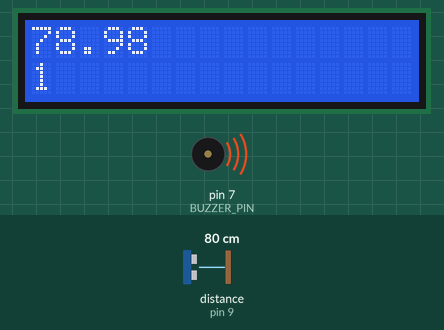
This sketch was run on a simulated Arduino Uno, built with avr-gcc and run on an emulated ATmega328P. Parts: 16×2 character LCD, buzzer (waves = sounding). Wiring (inferred from the names in the program): ultrasonic range finder: trigger pin 8; echo pin 9. The inputs (shaded band) are chosen by the test bench; at power-on: distance to the obstacle (sensor on pin 9) 80 cm. The echo pulse lasts 58.3 µs per cm; what the sketch prints to the serial monitor is not drawn.

Above: at 1.2 s.
1.3 s: distance to the obstacle (sensor on pin 9) set to 2 cm
At 1.48 s:
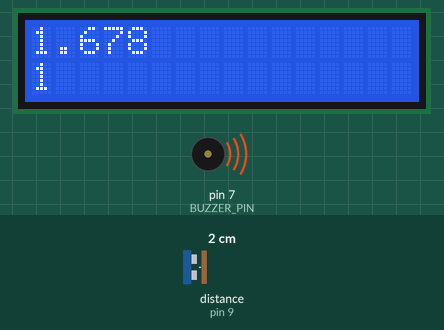
2.8 s: distance to the obstacle (sensor on pin 9) set to 9 cm
At 3.7 s:
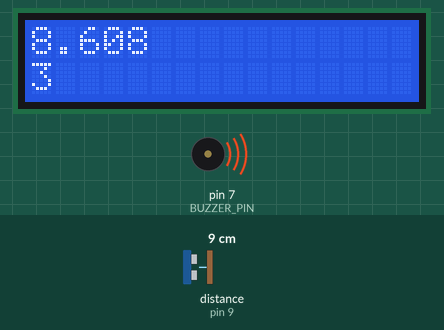
4.5 s: distance to the obstacle (sensor on pin 9) set to 18 cm
At 4.57 s:
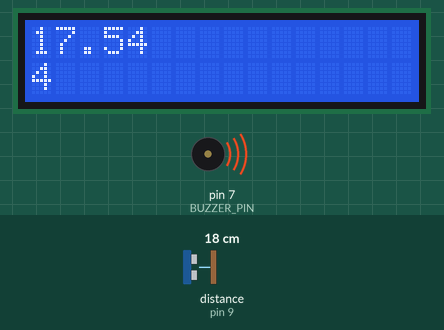
6.0 s: distance to the obstacle (sensor on pin 9) set to 250 cm
At 6.5 s:
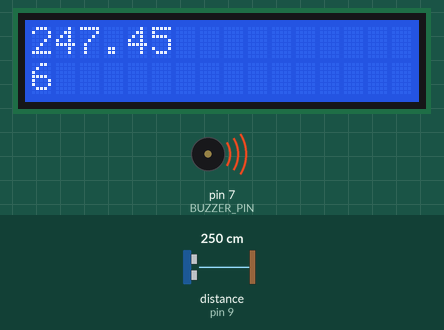
8.5 s: distance to the obstacle (sensor on pin 9) set to 4 cm
At 10.4 s:
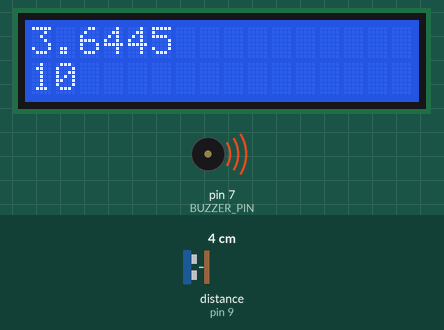
Timing chart, 0 to 11.0 s (numbered marks = the images above; inputs shaded):
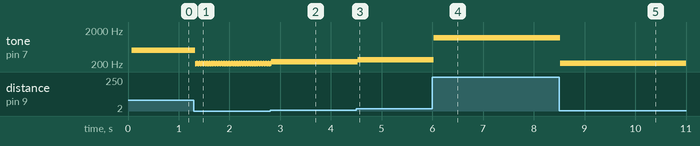

The sketch:

sketch_mar02dLCDUS.ino
```cpp
/*
 * Ultrasonic Ruler
 *
 * Check GitHub (https://github.com/matzTada/UltrasonicRuler) for further information.
 *
 * 2017/3/19 modified by Tada Matz
*/

#include<LiquidCrystal.h>

LiquidCrystal lcd(12, 11, 5, 4, 3, 2);

int Trig = 8;
int Echo = 9;
int Duration;
float Distance;

#define BUZZER_PIN 7

void setup() {
  // put your setup code here, to run once:
  Serial.begin(9600);
  pinMode(Trig, OUTPUT);
  pinMode(Echo, INPUT);
  lcd.begin(16, 2);

  pinMode(BUZZER_PIN, OUTPUT);
}

void loop() {
  // put your main code here, to run repeatedly:
  float tempDistance = getDistance();
  lcd.setCursor(0, 0);
  lcd.print(tempDistance);
  lcd.setCursor(0, 1);
  lcd.print(millis() / 1000);

  if (tempDistance > 0) {
    tone(BUZZER_PIN, (int)map(tempDistance, 0, 150, 200, 800));
  }
}

float getDistance() {
  digitalWrite(Trig, LOW);
  delayMicroseconds(1);
  digitalWrite(Trig, HIGH);
  delayMicroseconds(11);
  digitalWrite(Trig, LOW);
  Duration = pulseIn(Echo, HIGH);
  if (Duration > 0) {
    Distance = Duration / 2;
    Distance = Distance * 340 * 100 / 1000000; // ultrasonic speed is 340m/s = 34000cm/s = 0.034cm/us
    Serial.print(Duration);
    Serial.print(" us ");
    Serial.print(Distance);
    Serial.println(" cm");
    return Distance;
  }
  return -1;
}
```

Measured:
- after the input at 1.3 s, tone on pin 7 (BUZZER_PIN): alternates 208 Hz for 0.02 s and 204 Hz for 0.03 s, starting at once; the display: changes at once (image 1)
- after the input at 4.5 s, tone on pin 7 (BUZZER_PIN): 232 Hz → 268 Hz at once; the display: changes at once (image 3)
- after the input at 6.0 s, tone on pin 7 (BUZZER_PIN): 268 Hz → 1188 Hz at once
- after the input at 8.5 s, tone on pin 7 (BUZZER_PIN): 1188 Hz → 212 Hz at once
- by itself, tone on pin 7 (BUZZER_PIN): alternates 516 Hz for 0.04 s and 512 Hz for 0.02 s, 35 changes in all, then stays 512 Hz
- what the display in image 2 shows lasts 1.0 s, from 3.0 s to 4.0 s
